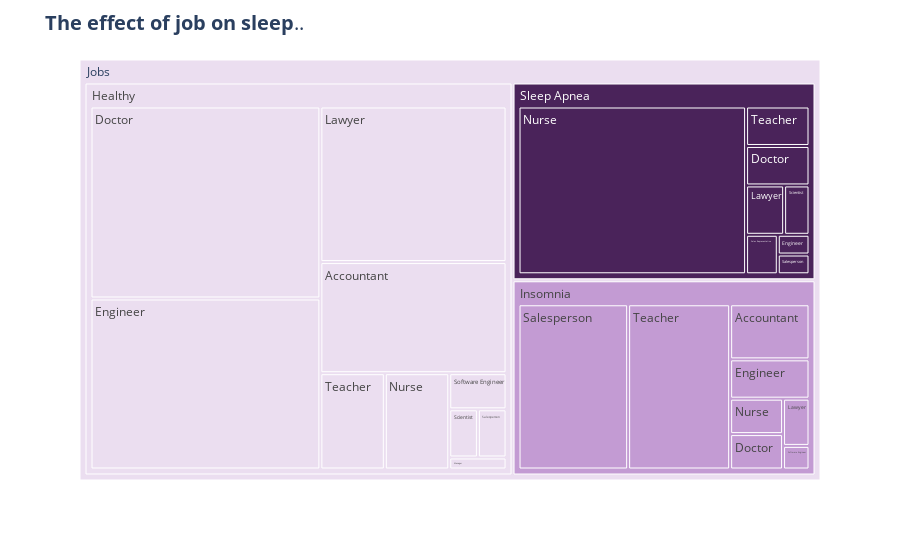

Notebook code cell kept with this figure:
### Code cell
fig=px.treemap(sleep_data,path=[px.Constant('Jobs'),'Sleep Disorder','Occupation'],
               color='Sleep Disorder',
              color_discrete_sequence=['#EBDEF0','#C39BD3','#4A235A'])


fig.update_layout(title='<b>The effect of job on sleep</b>..',
                 title_font={'size':20})


fig.show()

### Figure 1 — Plotly figure (JSON) as saved in the notebook; plotly's stock layout.template omitted (floating-point values rounded to 4 significant figures)
{"data": [{"branchvalues": "total", "customdata": [["Healthy"], ["Insomnia"], ["Healthy"], ["Sleep Apnea"], ["Insomnia"], ["Healthy"], ["Insomnia"], ["Healthy"], ["Sleep Apnea"], ["Healthy"], ["Sleep Apnea"], ["Sleep Apnea"], ["Insomnia"], ["Sleep Apnea"], ["Healthy"], ["Sleep Apnea"], ["Insomnia"], ["Healthy"], ["Sleep Apnea"], ["Healthy"], ["Insomnia"], ["Healthy"], ["(?)"], ["Sleep Apnea"], ["Insomnia"], ["Healthy"], ["Healthy"], ["Insomnia"], ["Sleep Apnea"], ["Insomnia"]], "domain": {"x": [0, 1], "y": [0, 1]}, "hovertemplate": "labels=%{label}<br>count=%{value}<br>parent=%{parent}<br>id=%{id}<br>Sleep Disorder=%{customdata[0]}<extra></extra>", "ids": ["Jobs/Healthy/Accountant", "Jobs/Insomnia", "Jobs/Healthy", "Jobs/Sleep Apnea/Teacher", "Jobs/Insomnia/Teacher", "Jobs/Healthy/Teacher", "Jobs/Insomnia/Software Engineer", "Jobs/Healthy/Software Engineer", "Jobs/Sleep Apnea/Scientist", "Jobs/Healthy/Scientist", "Jobs/Sleep Apnea/Sales Representative", "Jobs/Sleep Apnea", "Jobs/Insomnia/Nurse", "Jobs/Sleep Apnea/Nurse", "Jobs/Healthy/Manager", "Jobs/Sleep Apnea/Lawyer", "Jobs/Insomnia/Lawyer", "Jobs/Healthy/Lawyer", "Jobs/Sleep Apnea/Engineer", "Jobs/Healthy/Doctor", "Jobs/Insomnia/Accountant", "Jobs/Healthy/Nurse", "Jobs", "Jobs/Sleep Apnea/Salesperson", "Jobs/Insomnia/Engineer", "Jobs/Healthy/Engineer", "Jobs/Healthy/Salesperson", "Jobs/Insomnia/Salesperson", "Jobs/Sleep Apnea/Doctor", "Jobs/Insomnia/Doctor"], "labels": ["Accountant", "Insomnia", "Healthy", "Teacher", "Teacher", "Teacher", "Software Engineer", "Software Engineer", "Scientist", "Scientist", "Sales Representative", "Sleep Apnea", "Nurse", "Nurse", "Manager", "Lawyer", "Lawyer", "Lawyer", "Engineer", "Doctor", "Accountant", "Nurse", "Jobs", "Salesperson", "Engineer", "Engineer", "Salesperson", "Salesperson", "Doctor", "Doctor"], "marker": {"colors": ["#EBDEF0", "#C39BD3", "#EBDEF0", "#4A235A", "#C39BD3", "#EBDEF0", "#C39BD3", "#EBDEF0", "#4A235A", "#EBDEF0", "#4A235A", "#4A235A", "#C39BD3", "#4A235A", "#EBDEF0", "#4A235A", "#C39BD3", "#EBDEF0", "#4A235A", "#EBDEF0", "#C39BD3", "#EBDEF0", "#EBDEF0", "#4A235A", "#C39BD3", "#EBDEF0", "#EBDEF0", "#C39BD3", "#4A235A", "#C39BD3"]}, "name": "", "parents": ["Jobs/Healthy", "Jobs", "Jobs", "Jobs/Sleep Apnea", "Jobs/Insomnia", "Jobs/Healthy", "Jobs/Insomnia", "Jobs/Healthy", "Jobs/Sleep Apnea", "Jobs/Healthy", "Jobs/Sleep Apnea", "Jobs", "Jobs/Insomnia", "Jobs/Sleep Apnea", "Jobs/Healthy", "Jobs/Sleep Apnea", "Jobs/Insomnia", "Jobs/Healthy", "Jobs/Sleep Apnea", "Jobs/Healthy", "Jobs/Insomnia", "Jobs/Healthy", "", "Jobs/Sleep Apnea", "Jobs/Insomnia", "Jobs/Healthy", "Jobs/Healthy", "Jobs/Insomnia", "Jobs/Sleep Apnea", "Jobs/Insomnia"], "type": "treemap", "values": [30, 77, 219, 4, 27, 9, 1, 3, 2, 2, 2, 78, 3, 61, 1, 3, 2, 42, 1, 64, 7, 9, 374, 1, 5, 57, 2, 29, 4, 3]}], "layout": {"legend": {"tracegroupgap": 0}, "margin": {"t": 60}, "title": {"font": {"size": 20}, "text": "<b>The effect of job on sleep</b>.."}, "treemapcolorway": ["#EBDEF0", "#C39BD3", "#4A235A"]}}
